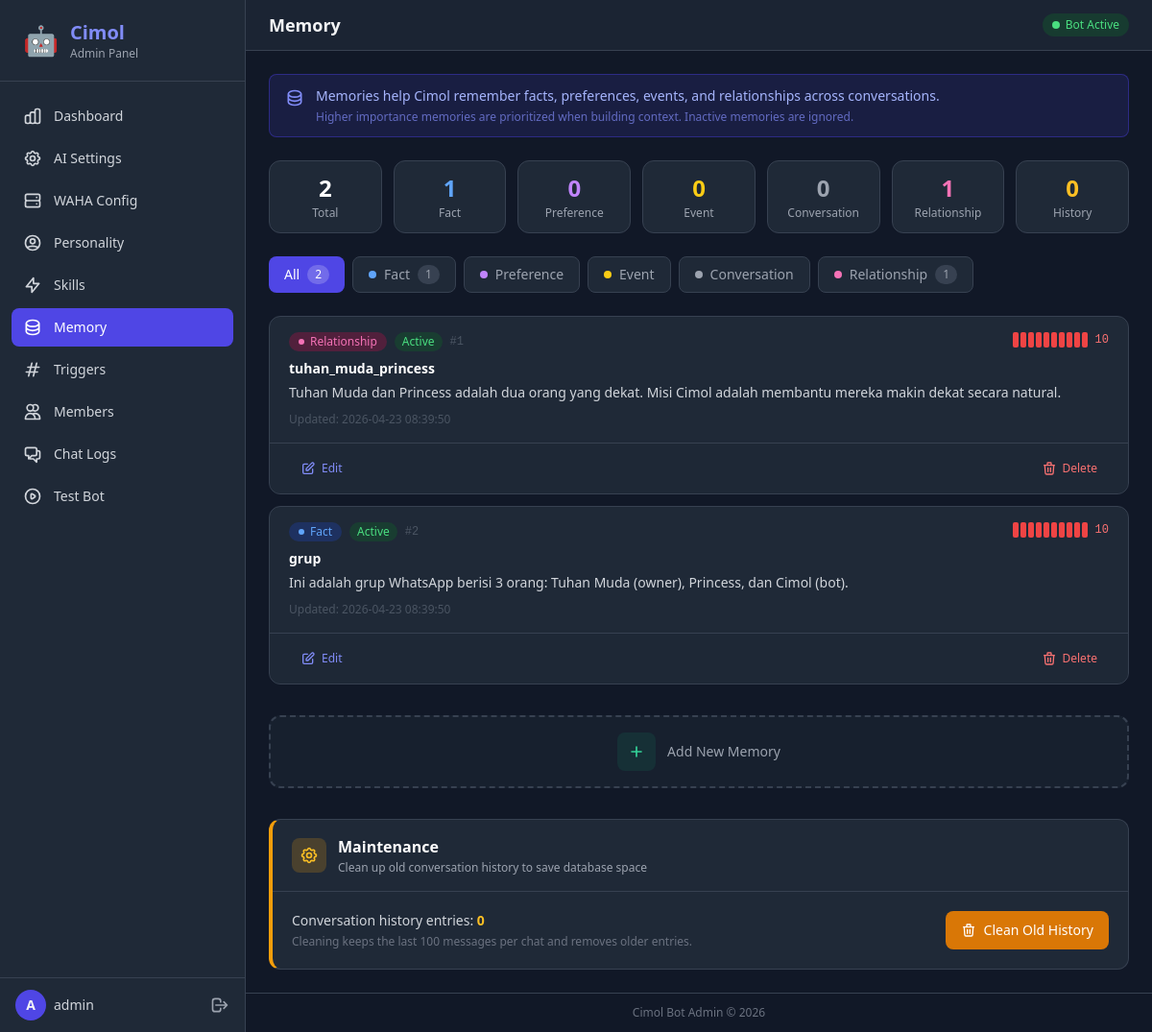
The app's page /public/admin/memory.php (signed in) with its own data.
### tables this page shows
CREATE TABLE IF NOT EXISTS memory (
    id INT AUTO_INCREMENT PRIMARY KEY,
    memory_type ENUM('fact', 'preference', 'event', 'conversation', 'relationship') DEFAULT 'fact',
    subject VARCHAR(100) NULL,
    content TEXT NOT NULL,
    importance INT DEFAULT 5,
    is_active TINYINT(1) DEFAULT 1,
    expires_at DATETIME NULL,
    created_at DATETIME DEFAULT CURRENT_TIMESTAMP,
    updated_at DATETIME DEFAULT CURRENT_TIMESTAMP ON UPDATE CURRENT_TIMESTAMP,
    INDEX idx_memory_type (memory_type),
    INDEX idx_subject (subject),
    INDEX idx_importance (importance DESC)
);

### src/Database.php (called while the page is built, shortened)
<?php
class Database
{
    private static ?Database $instance = null;
    private PDO $pdo;
    private function __construct()
    {
        $host = $_ENV['DB_HOST'] ?? 'localhost';
        $port = $_ENV['DB_PORT'] ?? '3306';
        $name = $_ENV['DB_NAME'] ?? 'botwa';
        $user = $_ENV['DB_USER'] ?? 'root';
        $pass = $_ENV['DB_PASS'] ?? '';
        $dsn = "mysql:host={$host};port={$port};dbname={$name};charset=utf8mb4";
        try {
            $this->pdo = new PDO($dsn, $user, $pass, [
                PDO::ATTR_ERRMODE => PDO::ERRMODE_EXCEPTION,
                PDO::ATTR_DEFAULT_FETCH_MODE => PDO::FETCH_ASSOC,
                PDO::ATTR_EMULATE_PREPARES => false,
            ]);
        } catch (PDOException $e) {
            Logger::error("Database connection failed: " . $e->getMessage());
            throw $e;
        }
    }
    public static function getInstance(): self
    {
        if (self::$instance === null) {
            self::$instance = new self();
        }
        return self::$instance;
    }
    public function query(string $sql, array $params = []): \PDOStatement
    {
        $stmt = $this->pdo->prepare($sql);
        $stmt->execute($params);
        return $stmt;
    }
    public function fetchOne(string $sql, array $params = []): ?array
    {
        $stmt = $this->query($sql, $params);
        $result = $stmt->fetch();
        return $result ?: null;
    }
    public function fetchAll(string $sql, array $params = []): array
    {
        $stmt = $this->query($sql, $params);
        return $stmt->fetchAll();
    }
    public function count(string $table, string $where = '1=1', array $params = []): int
    {
        $sql = "SELECT COUNT(*) as cnt FROM {$table} WHERE {$where}";
        $result = $this->fetchOne($sql, $params);
        return (int) ($result['cnt'] ?? 0);
    }
}

### src/MemoryManager.php (called while the page is built, shortened)
<?php
class MemoryManager
{
    private Database $db;
    public function __construct()
    {
        $this->db = Database::getInstance();
    }
    public function getAll(string $type = ''): array
    {
        return $this->db->fetchAll(
            "SELECT * FROM memory ORDER BY importance DESC, updated_at DESC"
        );
    }
}

### public/admin/memory.php (the view, shortened to what this page needs)
<?php
require_once __DIR__ . '/layout.php';
$db = \BotWA\Database::getInstance();
$memoryManager = new \BotWA\MemoryManager();
$filterType = $_GET['type'] ?? '';
$memories = $memoryManager->getAll($filterType);
$totalMemories = $db->count('memory');
$typeCounts = [];
$typeRows = $db->fetchAll("SELECT memory_type, COUNT(*) as cnt FROM memory GROUP BY memory_type");
foreach ($typeRows as $row) {
    $typeCounts[$row['memory_type']] = (int) $row['cnt'];
}
$historyCount = $db->count('conversation_history');
$memoryTypes = [
    'fact'         => ['label' => 'Fact',         'bg' => 'bg-blue-900/50',   'text' => 'text-blue-400',   'border' => 'border-blue-700',   'dot' => 'bg-blue-400'],
    'preference'   => ['label' => 'Preference',   'bg' => 'bg-purple-900/50', 'text' => 'text-purple-400', 'border' => 'border-purple-700', 'dot' => 'bg-purple-400'],
    'event'        => ['label' => 'Event',        'bg' => 'bg-yellow-900/50', 'text' => 'text-yellow-400', 'border' => 'border-yellow-700', 'dot' => 'bg-yellow-400'],
    'conversation' => ['label' => 'Conversation', 'bg' => 'bg-gray-700/50',   'text' => 'text-gray-400',   'border' => 'border-gray-600',   'dot' => 'bg-gray-400'],
    'relationship' => ['label' => 'Relationship', 'bg' => 'bg-pink-900/50',   'text' => 'text-pink-400',   'border' => 'border-pink-700',   'dot' => 'bg-pink-400'],
];
?>
<div class="mb-6 px-4 py-3 rounded-lg bg-indigo-900/30 border border-indigo-700/50">
    <div class="flex items-start gap-3">
        <div>
            <p class="text-sm text-indigo-300">Memories help Cimol remember facts, preferences, events, and relationships across conversations.</p>
            <p class="text-xs text-indigo-400/70 mt-1">Higher importance memories are prioritized when building context. Inactive memories are ignored.</p>
        </div>
    </div>
</div>
<div class="grid grid-cols-2 sm:grid-cols-4 lg:grid-cols-7 gap-3 mb-6">
    <div class="bg-gray-800 rounded-xl border border-gray-700 px-4 py-3 text-center">
        <p class="text-2xl font-bold text-white"><?= $totalMemories ?></p>
        <p class="text-xs text-gray-400 mt-0.5">Total</p>
    </div>
    <?php foreach ($memoryTypes as $typeKey => $typeStyle): ?>
        <div class="bg-gray-800 rounded-xl border border-gray-700 px-4 py-3 text-center">
            <p class="text-2xl font-bold <?= $typeStyle['text'] ?>"><?= $typeCounts[$typeKey] ?? 0 ?></p>
            <p class="text-xs text-gray-400 mt-0.5"><?= $typeStyle['label'] ?></p>
        </div>
    <?php endforeach; ?>
    <div class="bg-gray-800 rounded-xl border border-gray-700 px-4 py-3 text-center">
        <p class="text-2xl font-bold text-amber-400"><?= number_format($historyCount) ?></p>
        <p class="text-xs text-gray-400 mt-0.5">History</p>
    </div>
</div>
<div class="mb-6 flex flex-wrap gap-2">
    <a href="memory.php"
       class="inline-flex items-center gap-2 px-4 py-2 rounded-lg text-sm font-medium transition-colors <?= empty($filterType) ? 'bg-indigo-600 text-white' : 'bg-gray-800 text-gray-400 hover:bg-gray-700 hover:text-gray-200 border border-gray-700' ?>">
        All
        <span class="inline-flex items-center justify-center px-2 py-0.5 rounded-full text-xs <?= empty($filterType) ? 'bg-white/20' : 'bg-gray-700' ?>"><?= $totalMemories ?></span>
    </a>
    <?php foreach ($memoryTypes as $typeKey => $typeStyle): ?>
        <a href="memory.php?type=<?= $typeKey ?>"
           class="inline-flex items-center gap-2 px-4 py-2 rounded-lg text-sm font-medium transition-colors <?= $filterType === $typeKey ? 'bg-indigo-600 text-white' : 'bg-gray-800 text-gray-400 hover:bg-gray-700 hover:text-gray-200 border border-gray-700' ?>">
            <span class="w-2 h-2 rounded-full <?= $typeStyle['dot'] ?>"></span>
            <?= $typeStyle['label'] ?>
            <?php if (isset($typeCounts[$typeKey])): ?>
                <span class="inline-flex items-center justify-center px-2 py-0.5 rounded-full text-xs <?= $filterType === $typeKey ? 'bg-white/20' : 'bg-gray-700' ?>"><?= $typeCounts[$typeKey] ?></span>
            <?php endif; ?>
        </a>
    <?php endforeach; ?>
</div>
<div class="space-y-3 mb-8">
    <?php if (empty($memories)): ?>
        <div class="bg-gray-800 rounded-xl border border-gray-700 p-8 text-center">
            <svg class="w-12 h-12 text-gray-600 mx-auto mb-3" fill="none" stroke="currentColor" viewBox="0 0 24 24">
                <path stroke-linecap="round" stroke-linejoin="round" stroke-width="2" d="M4 7v10c0 2.21 3.582 4 8 4s8-1.79 8-4V7M4 7c0 2.21 3.582 4 8 4s8-1.79 8-4M4 7c0-2.21 3.582-4 8-4s8 1.79 8 4m0 5c0 2.21-3.582 4-8 4s-8-1.79-8-4"/>
            </svg>
            <p class="text-gray-400 text-sm">No memories found<?= !empty($filterType) ? ' for type "' . htmlspecialchars($filterType) . '"' : '' ?>. Add one below to get started.</p>
        </div>
    <?php else: ?>
        <?php foreach ($memories as $m):
            $mType = $m['memory_type'] ?? 'fact';
            $mStyle = $memoryTypes[$mType] ?? $memoryTypes['fact'];
            $isActive = (bool) ($m['is_active'] ?? 1);
            $importance = (int) ($m['importance'] ?? 5);
            $contentLength = mb_strlen($m['content'] ?? '');
            $isLong = $contentLength > 200;
        ?>
            <div class="memory-card bg-gray-800 rounded-xl border border-gray-700 overflow-hidden" data-type="<?= $mType ?>">
                <div class="px-5 py-4">
                    <div class="flex items-start justify-between gap-3 mb-2">
                        <div class="flex items-center gap-2 flex-wrap">
                            <span class="inline-flex items-center gap-1.5 px-2.5 py-0.5 rounded-full text-xs font-medium <?= $mStyle['bg'] ?> <?= $mStyle['text'] ?>">
                                <span class="w-1.5 h-1.5 rounded-full <?= $mStyle['dot'] ?>"></span>
                                <?= $mStyle['label'] ?>
                            </span>
                            <span class="inline-flex items-center px-2 py-0.5 rounded-full text-xs font-medium <?= $isActive ? 'bg-green-900/50 text-green-400' : 'bg-gray-700 text-gray-500' ?>">
                                <?= $isActive ? 'Active' : 'Inactive' ?>
                            </span>
                            <span class="text-xs text-gray-600 font-mono">#<?= (int) $m['id'] ?></span>
                        </div>
                        <div class="flex items-center gap-2 flex-shrink-0" title="Importance: <?= $importance ?>/10">
                            <div class="flex gap-0.5">
                                <?php for ($i = 1; $i <= 10; $i++): ?>
                                    <span class="w-1.5 h-4 rounded-sm <?php
                                        if ($i <= $importance) {
                                            if ($importance >= 8) echo 'bg-red-500';
                                            elseif ($importance >= 5) echo 'bg-amber-500';
                                            else echo 'bg-blue-500';
                                        } else {
                                            echo 'bg-gray-700';
                                        }
                                    ?>"></span>
                                <?php endfor; ?>
                            </div>
                            <span class="text-xs font-mono <?php
                                if ($importance >= 8) echo 'text-red-400';
                                elseif ($importance >= 5) echo 'text-amber-400';
                                else echo 'text-blue-400';
                            ?>"><?= $importance ?></span>
                        </div>
                    </div>
                    <?php if (!empty($m['subject'])): ?>
                        <h3 class="text-sm font-bold text-white mb-1"><?= htmlspecialchars($m['subject']) ?></h3>
                    <?php endif; ?>
                    <div class="relative">
                        <?php if ($isLong): ?>
                            <p class="text-sm text-gray-300 leading-relaxed" id="content-short-<?= $m['id'] ?>">
                                <?= htmlspecialchars(mb_substr($m['content'], 0, 200)) ?>...
                                <button type="button" onclick="toggleContent(<?= $m['id'] ?>)" class="text-indigo-400 hover:text-indigo-300 text-xs font-medium ml-1">Show more</button>
                            </p>
                            <p class="text-sm text-gray-300 leading-relaxed hidden" id="content-full-<?= $m['id'] ?>">
                                <?= nl2br(htmlspecialchars($m['content'])) ?>
                                <button type="button" onclick="toggleContent(<?= $m['id'] ?>)" class="text-indigo-400 hover:text-indigo-300 text-xs font-medium ml-1">Show less</button>
                            </p>
                        <?php else: ?>
                            <p class="text-sm text-gray-300 leading-relaxed"><?= nl2br(htmlspecialchars($m['content'] ?? '')) ?></p>
                        <?php endif; ?>
                    </div>
                    <?php if (!empty($m['updated_at'])): ?>
                        <p class="text-xs text-gray-600 mt-2">Updated: <?= htmlspecialchars($m['updated_at']) ?></p>
                    <?php endif; ?>
                </div>
                <div class="px-5 py-3 bg-gray-800/50 border-t border-gray-700 flex items-center justify-between">
                    <button type="button" onclick="toggleEditForm(<?= $m['id'] ?>)"
                            class="inline-flex items-center gap-1.5 px-3 py-1.5 text-xs font-medium text-indigo-400 hover:text-indigo-300 hover:bg-indigo-900/30 rounded-lg transition-colors">
                        <svg class="w-4 h-4" fill="none" stroke="currentColor" viewBox="0 0 24 24">
                            <path stroke-linecap="round" stroke-linejoin="round" stroke-width="2" d="M11 5H6a2 2 0 00-2 2v11a2 2 0 002 2h11a2 2 0 002-2v-5m-1.414-9.414a2 2 0 112.828 2.828L11.828 15H9v-2.828l8.586-8.586z"/>
                        </svg>
                        Edit
                    </button>
                    <button type="button" onclick="deleteMemory(<?= $m['id'] ?>, '<?= htmlspecialchars(addslashes($m['subject'] ?: mb_substr($m['content'], 0, 30)), ENT_QUOTES) ?>')"
                            class="inline-flex items-center gap-1.5 px-3 py-1.5 text-xs font-medium text-red-400 hover:text-red-300 hover:bg-red-900/30 rounded-lg transition-colors">
                        <svg class="w-4 h-4" fill="none" stroke="currentColor" viewBox="0 0 24 24">
                            <path stroke-linecap="round" stroke-linejoin="round" stroke-width="2" d="M19 7l-.867 12.142A2 2 0 0116.138 21H7.862a2 2 0 01-1.995-1.858L5 7m5 4v6m4-6v6m1-10V4a1 1 0 00-1-1h-4a1 1 0 00-1 1v3M4 7h16"/>
                        </svg>
                        Delete
                    </button>
                </div>
            </div>
        <?php endforeach; ?>
    <?php endif; ?>
</div>
<div id="add-memory-section" class="mb-8">
    <button type="button" id="add-memory-btn" onclick="toggleAddForm()"
            class="w-full py-4 rounded-xl border-2 border-dashed border-gray-700 hover:border-emerald-600 bg-gray-800/50 hover:bg-gray-800 text-gray-400 hover:text-emerald-400 transition-all flex items-center justify-center gap-3 group">
        <div class="w-10 h-10 rounded-lg bg-emerald-500/10 group-hover:bg-emerald-500/20 flex items-center justify-center transition-colors">
            <svg class="w-5 h-5 text-emerald-400" fill="none" stroke="currentColor" viewBox="0 0 24 24">
                <path stroke-linecap="round" stroke-linejoin="round" stroke-width="2" d="M12 6v6m0 0v6m0-6h6m-6 0H6"/>
            </svg>
        </div>
        <span class="text-sm font-medium">Add New Memory</span>
    </button>
</div>
<div class="bg-gray-800 rounded-xl border border-gray-700 overflow-hidden border-l-4 border-l-amber-500">
    <div class="px-5 py-4 border-b border-gray-700">
        <div class="flex items-center gap-3">
            <div class="w-9 h-9 rounded-lg bg-amber-500/20 flex items-center justify-center">
            </div>
            <div>
                <h3 class="text-base font-semibold text-white">Maintenance</h3>
                <p class="text-xs text-gray-400 mt-0.5">Clean up old conversation history to save database space</p>
            </div>
        </div>
    </div>
    <div class="p-5">
        <div class="flex flex-col sm:flex-row items-start sm:items-center justify-between gap-4">
            <div>
                <p class="text-sm text-gray-300">
                    Conversation history entries: <span class="font-bold text-amber-400"><?= number_format($historyCount) ?></span>
                </p>
                <p class="text-xs text-gray-500 mt-1">Cleaning keeps the last 100 messages per chat and removes older entries.</p>
            </div>
            <form method="POST" action="" onsubmit="return confirm('Clean old conversation history?\n\nThis will keep the last 100 messages per chat and delete the rest.\nThis action cannot be undone.')">
                <button type="submit"
                        class="inline-flex items-center gap-2 px-4 py-2.5 bg-amber-600 hover:bg-amber-700 text-white text-sm font-medium rounded-lg transition-colors focus:outline-none focus:ring-2 focus:ring-amber-500 focus:ring-offset-2 focus:ring-offset-gray-900 whitespace-nowrap">
                    <svg class="w-4 h-4" fill="none" stroke="currentColor" viewBox="0 0 24 24">
                        <path stroke-linecap="round" stroke-linejoin="round" stroke-width="2" d="M19 7l-.867 12.142A2 2 0 0116.138 21H7.862a2 2 0 01-1.995-1.858L5 7m5 4v6m4-6v6m1-10V4a1 1 0 00-1-1h-4a1 1 0 00-1 1v3M4 7h16"/>
                    </svg>
                    Clean Old History
                </button>
            </form>
        </div>
    </div>
</div>

### records on screen
memory: memory_type "Relationship", is_active "Active", id "1", importance "10", subject "tuhan_muda_princess", content "Tuhan Muda dan Princess adalah dua orang yang dekat. Misi Cimol adalah membantu mereka makin dekat secara natural.", updated_at "2026-04-23 08:39:50"
memory: memory_type "Fact", is_active "Active", id "2", importance "10", subject "grup", content "Ini adalah grup WhatsApp berisi 3 orang: Tuhan Muda (owner), Princess, dan Cimol (bot).", updated_at "2026-04-23 08:39:50"

### other values on screen
$item['label'] "Dashboard"
$item['label'] "AI Settings"
$item['label'] "WAHA Config"
$item['label'] "Personality"
$item['label'] "Skills"
$item['label'] "Memory"
$item['label'] "Triggers"
$item['label'] "Members"
$item['label'] "Chat Logs"
$item['label'] "Test Bot"
substr($username, 0, 1) "A"
$username "admin"
$title "Memory"
$totalMemories "2"
$typeCounts[$typeKey] "1"
